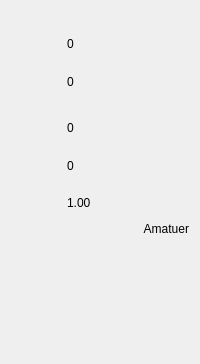
          <widget class="QWidget" name="attributes_column" native="true">
           <property name="sizePolicy">
            <sizepolicy hsizetype="Expanding" vsizetype="Expanding">
             <horstretch>0</horstretch>
             <verstretch>0</verstretch>
            </sizepolicy>
           </property>
           <property name="styleSheet">
            <string notr="true">#attributes_column {
border-image: url(:/myimages/res/attributes_column.png);
}
#attributes_column * {
border-image:url();
}</string>
           </property>
           <layout class="QGridLayout" name="gridLayout_16" rowstretch="7,7,2,7,4,7,2,7,2,7,1,6,28" columnstretch="6,11,1">
            <property name="leftMargin">
             <number>0</number>
            </property>
            <property name="topMargin">
             <number>0</number>
            </property>
            <property name="rightMargin">
             <number>0</number>
            </property>
            <property name="bottomMargin">
             <number>0</number>
            </property>
            <property name="spacing">
             <number>0</number>
            </property>
            <item row="1" column="1">
             <widget class="QLabel" name="score_label">
              <property name="sizePolicy">
               <sizepolicy hsizetype="Expanding" vsizetype="Expanding">
                <horstretch>0</horstretch>
                <verstretch>0</verstretch>
               </sizepolicy>
              </property>
              <property name="text">
               <string>0</string>
              </property>
              <property name="alignment">
               <set>Qt::AlignLeading|Qt::AlignLeft|Qt::AlignVCenter</set>
              </property>
             </widget>
            </item>
            <item row="0" column="1">
             <spacer name="verticalSpacer_15">
              <property name="orientation">
               <enum>Qt::Vertical</enum>
              </property>
              <property name="sizeHint" stdset="0">
               <size>
                <width>20</width>
                <height>40</height>
               </size>
              </property>
             </spacer>
            </item>
            <item row="6" column="1">
             <spacer name="verticalSpacer_19">
              <property name="orientation">
               <enum>Qt::Vertical</enum>
              </property>
              <property name="sizeHint" stdset="0">
               <size>
                <width>20</width>
                <height>40</height>
               </size>
              </property>
             </spacer>
            </item>
            <item row="0" column="2">
             <spacer name="horizontalSpacer_16">
              <property name="orientation">
               <enum>Qt::Horizontal</enum>
              </property>
              <property name="sizeHint" stdset="0">
               <size>
                <width>40</width>
                <height>20</height>
               </size>
              </property>
             </spacer>
            </item>
            <item row="3" column="1">
             <widget class="QLabel" name="highscore_label">
              <property name="sizePolicy">
               <sizepolicy hsizetype="Expanding" vsizetype="Expanding">
                <horstretch>0</horstretch>
                <verstretch>0</verstretch>
               </sizepolicy>
              </property>
              <property name="text">
               <string>0</string>
              </property>
             </widget>
            </item>
            <item row="5" column="1">
             <widget class="QLabel" name="life_label">
              <property name="sizePolicy">
               <sizepolicy hsizetype="Expanding" vsizetype="Expanding">
                <horstretch>0</horstretch>
                <verstretch>0</verstretch>
               </sizepolicy>
              </property>
              <property name="text">
               <string>0</string>
              </property>
             </widget>
            </item>
            <item row="7" column="1">
             <widget class="QLabel" name="bomb_label">
              <property name="sizePolicy">
               <sizepolicy hsizetype="Expanding" vsizetype="Expanding">
                <horstretch>0</horstretch>
                <verstretch>0</verstretch>
               </sizepolicy>
              </property>
              <property name="text">
               <string>0</string>
              </property>
             </widget>
            </item>
            <item row="9" column="1">
             <widget class="QLabel" name="power_label">
              <property name="text">
               <string>1.00</string>
              </property>
             </widget>
            </item>
            <item row="0" column="0">
             <spacer name="horizontalSpacer_15">
              <property name="orientation">
               <enum>Qt::Horizontal</enum>
              </property>
              <property name="sizeHint" stdset="0">
               <size>
                <width>40</width>
                <height>20</height>
               </size>
              </property>
             </spacer>
            </item>
            <item row="12" column="1">
             <spacer name="verticalSpacer_16">
              <property name="orientation">
               <enum>Qt::Vertical</enum>
              </property>
              <property name="sizeHint" stdset="0">
               <size>
                <width>20</width>
                <height>40</height>
               </size>
              </property>
             </spacer>
            </item>
            <item row="10" column="1">
             <spacer name="verticalSpacer_24">
              <property name="orientation">
               <enum>Qt::Vertical</enum>
              </property>
              <property name="sizeHint" stdset="0">
               <size>
                <width>20</width>
                <height>40</height>
               </size>
              </property>
             </spacer>
            </item>
            <item row="8" column="1">
             <spacer name="verticalSpacer_23">
              <property name="orientation">
               <enum>Qt::Vertical</enum>
              </property>
              <property name="sizeHint" stdset="0">
               <size>
                <width>20</width>
                <height>40</height>
               </size>
              </property>
             </spacer>
            </item>
            <item row="2" column="1">
             <spacer name="verticalSpacer_18">
              <property name="orientation">
               <enum>Qt::Vertical</enum>
              </property>
              <property name="sizeHint" stdset="0">
               <size>
                <width>20</width>
                <height>40</height>
               </size>
              </property>
             </spacer>
            </item>
            <item row="4" column="1">
             <spacer name="verticalSpacer_17">
              <property name="orientation">
               <enum>Qt::Vertical</enum>
              </property>
              <property name="sizeHint" stdset="0">
               <size>
                <width>20</width>
                <height>40</height>
               </size>
              </property>
             </spacer>
            </item>
            <item row="11" column="1">
             <widget class="QLabel" name="difficulty_label">
              <property name="text">
               <string>Amatuer</string>
              </property>
              <property name="alignment">
               <set>Qt::AlignRight|Qt::AlignTop|Qt::AlignTrailing</set>
              </property>
             </widget>
            </item>
           </layout>
          </widget>
